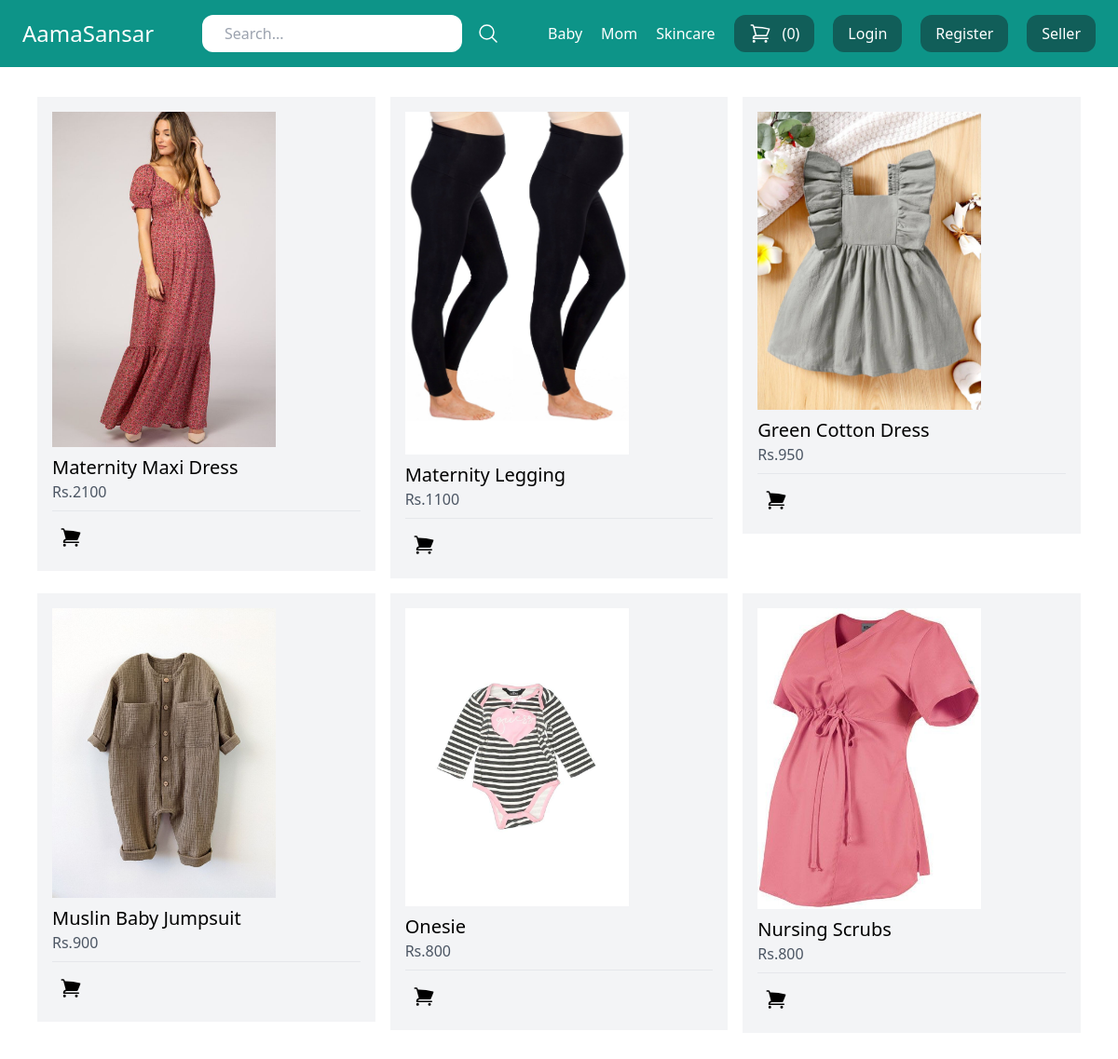
The page / on the database its author committed.
### store/models.py (models this page shows, shortened)
class Category(models.Model):
    title = models.CharField(max_length=50)
    slug = models.SlugField(max_length=50)
    class Meta:
        verbose_name_plural = 'Categories'

class Product(models.Model):
    DRAFT = 'Draft'
    WAITING_APPROVAL = 'Waitingapproval'
    ACTIVE = 'Active'
    DELETED = 'Deleted'
    STATUS_CHOICES = (
        (DRAFT, 'Draft'),
        (WAITING_APPROVAL, 'Waiting approval'),
        (ACTIVE, 'Active'),
        (DELETED, 'Deleted')
    )
    user = models.ForeignKey(User, related_name='products', on_delete=models.CASCADE )
    category = models.ForeignKey(Category, related_name='products', on_delete=models.CASCADE)
    title = models.CharField(max_length=50)
    slug = models.SlugField(max_length=50)
    description = models.TextField(blank=True)
    price = models.IntegerField()
    image = models.ImageField(upload_to='uploads/product_images/', blank=True, null=True)
    thumbnail = models.ImageField(upload_to='uploads/product_images/thumbnail/', blank=True, null=True)
    status = models.CharField(max_length=50, choices=STATUS_CHOICES, default=ACTIVE)
    class Meta:
        ordering = ('-price',)

### core/views.py (the view)
# urls.py: path('',frontpage,name='frontpage'),
def frontpage(request):
    products = Product.objects.filter(status=Product.ACTIVE)[0:6]
    return render(request,'core/frontpage.html', {
        'products': products
    })

### store/cart.py (called while the page is built)
    def __len__(self):
        return sum(item['quantity'] for item in self.cart.values())

### store/context_processors.py (called while the page is built)
def cart(request):
    return{'cart': Cart(request)}

### store/templatetags/menu.py (called while the page is built)
@register.inclusion_tag('core/menu.html')
def menu():
    categories = Category.objects.all()
    return{'categories':categories}

### core/templates/core/frontpage.html (shortened to what this page needs)
{% extends 'core/base.html' %}
{% block content %}
 <div class="flex flex-wrap">
    {% for product in  products %}
    <div class="product w-1/3 p-2">
        <div class="p-4 bg-gray-100">
            {% if product.image %}
            <div class="image mb-2 w-60">
                <img src= "{{ product.image.url }}"alt="Image of {{ product.title }}">
            </div>
            {% endif %}
          <h2 class="text-xl"> {{ product.title }} </h2>
          <p class="text-s text-gray-600">Rs.{{ product.price }}</p>
          <hr class="mt-2 mb-2">
            <a href="{% url 'add_to_cart' product.id %}" class="inline-block px-2 py-2  flex items-center ">
            </a>
        </div>
    </div>
    {% endfor %}
</div>
{% endblock %}

### core/templates/core/menu.html
{% for category in categories %}
<a href="{% url 'category_detail' category.slug %}" class="text-white">{{category.title}}</a>
{% endfor %}

### rows shown on the page
Category: title "Baby"
Category: title "Mom"
Category: title "Skincare"
Product: image (picture), title "Maternity Maxi Dress", price "2100"
Product: image (picture), title "Maternity Legging", price "1100"
Product: image (picture), title "Green Cotton Dress", price "950"
Product: image (picture), title "Muslin Baby Jumpsuit", price "900"
Product: image (picture), title "Onesie", price "800"
Product: image (picture), title "Nursing Scrubs", price "800"

### other values the page prints
{{ cart|length }} "0"
